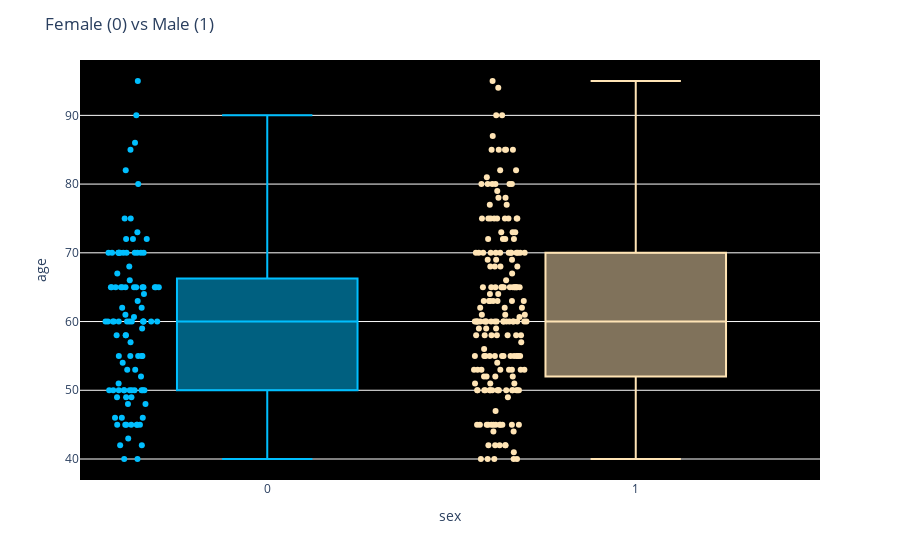

The code cell stored with this chart in its notebook:
### Markdown cell above
Here is a clearer picture. <br>45, 50, 60, 65, 70 years old seems like high risk ages 
>How about Gender and Age?

### Code cell
colors = ['moccasin', 'deepskyblue'] 
labels = ['Male','Female']
fig = px.box(med_data, x= "sex", y="age", points="all",color = "sex",color_discrete_sequence=colors )
fig.update_layout(title_text="Female (0) vs Male (1)", plot_bgcolor = 'black', showlegend =  False) 

fig.show()

### Figure 1 — Plotly figure (JSON) as saved in the notebook; plotly's stock layout.template omitted (floating-point values rounded to 4 significant figures; data arrays with more than 128 entries replaced by an {"elided": "..."} marker saying what was removed)
{"data": [{"alignmentgroup": "True", "boxpoints": "all", "hovertemplate": "sex=%{x}<br>age=%{y}<extra></extra>", "legendgroup": "1", "marker": {"color": "moccasin"}, "name": "1", "notched": false, "offsetgroup": "1", "orientation": "v", "showlegend": true, "type": "box", "x": {"elided": "194 int values"}, "x0": " ", "xaxis": "x", "y": {"elided": "194 float values"}, "y0": " ", "yaxis": "y"}, {"alignmentgroup": "True", "boxpoints": "all", "hovertemplate": "sex=%{x}<br>age=%{y}<extra></extra>", "legendgroup": "0", "marker": {"color": "deepskyblue"}, "name": "0", "notched": false, "offsetgroup": "0", "orientation": "v", "showlegend": true, "type": "box", "x": [0, 0, 0, 0, 0, 0, 0, 0, 0, 0, 0, 0, 0, 0, 0, 0, 0, 0, 0, 0, 0, 0, 0, 0, 0, 0, 0, 0, 0, 0, 0, 0, 0, 0, 0, 0, 0, 0, 0, 0, 0, 0, 0, 0, 0, 0, 0, 0, 0, 0, 0, 0, 0, 0, 0, 0, 0, 0, 0, 0, 0, 0, 0, 0, 0, 0, 0, 0, 0, 0, 0, 0, 0, 0, 0, 0, 0, 0, 0, 0, 0, 0, 0, 0, 0, 0, 0, 0, 0, 0, 0, 0, 0, 0, 0, 0, 0, 0, 0, 0, 0, 0, 0, 0, 0], "x0": " ", "xaxis": "x", "y": [65, 65, 49, 70, 48, 65, 65, 75, 95, 50, 50, 82, 60, 50, 60, 57, 53, 60, 70, 60, 50, 45, 42, 70, 70, 55, 70, 60, 59, 42, 58, 70, 60, 63, 60, 72, 70, 58, 60, 85, 65, 86, 66, 60, 60, 43, 46, 58, 46, 65, 62, 46, 50, 61, 72, 65, 52, 50, 80, 65, 70, 49, 50, 60, 60.67, 40, 64, 45, 65, 50, 50, 40, 60, 49, 48, 70, 54, 55, 75, 65, 72, 60, 65, 70, 73, 53, 50, 55, 70, 65, 62, 68, 45, 51, 67, 45, 70, 50, 55, 45, 65, 90, 45, 55, 45], "y0": " ", "yaxis": "y"}], "layout": {"boxmode": "overlay", "legend": {"title": {"text": "sex"}, "tracegroupgap": 0}, "margin": {"t": 60}, "plot_bgcolor": "black", "showlegend": false, "title": {"text": "Female (0) vs Male (1)"}, "xaxis": {"anchor": "y", "categoryarray": [1, 0], "categoryorder": "array", "domain": [0, 1], "title": {"text": "sex"}}, "yaxis": {"anchor": "x", "domain": [0, 1], "title": {"text": "age"}}}}
